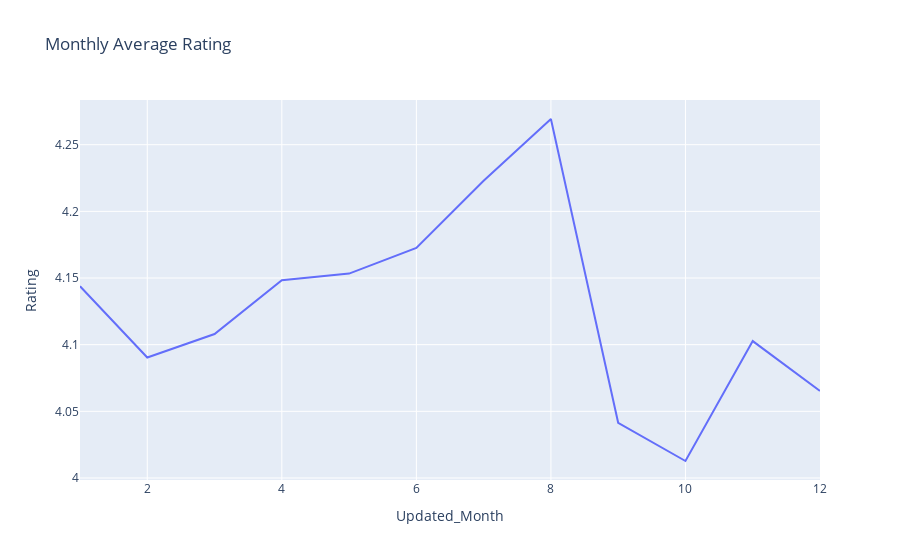

This figure's notebook cell:
### Code cell
fig = px.line(res2,x='Updated_Month',y='Rating',title='Monthly Average Rating')
fig.show()

### Figure 1 — Plotly figure (JSON) as saved in the notebook; plotly's stock layout.template omitted (floating-point values rounded to 4 significant figures)
{"data": [{"hovertemplate": "Updated_Month=%{x}<br>Rating=%{y}<extra></extra>", "legendgroup": "", "line": {"color": "#636efa", "dash": "solid"}, "marker": {"symbol": "circle"}, "mode": "lines", "name": "", "orientation": "v", "showlegend": false, "type": "scatter", "x": [1, 2, 3, 4, 5, 6, 7, 8, 9, 10, 11, 12], "xaxis": "x", "y": [4.144, 4.09, 4.108, 4.148, 4.153, 4.173, 4.223, 4.269, 4.041, 4.013, 4.103, 4.065], "yaxis": "y"}], "layout": {"legend": {"tracegroupgap": 0}, "title": {"text": "Monthly Average Rating"}, "xaxis": {"anchor": "y", "domain": [0, 1], "title": {"text": "Updated_Month"}}, "yaxis": {"anchor": "x", "domain": [0, 1], "title": {"text": "Rating"}}}}
